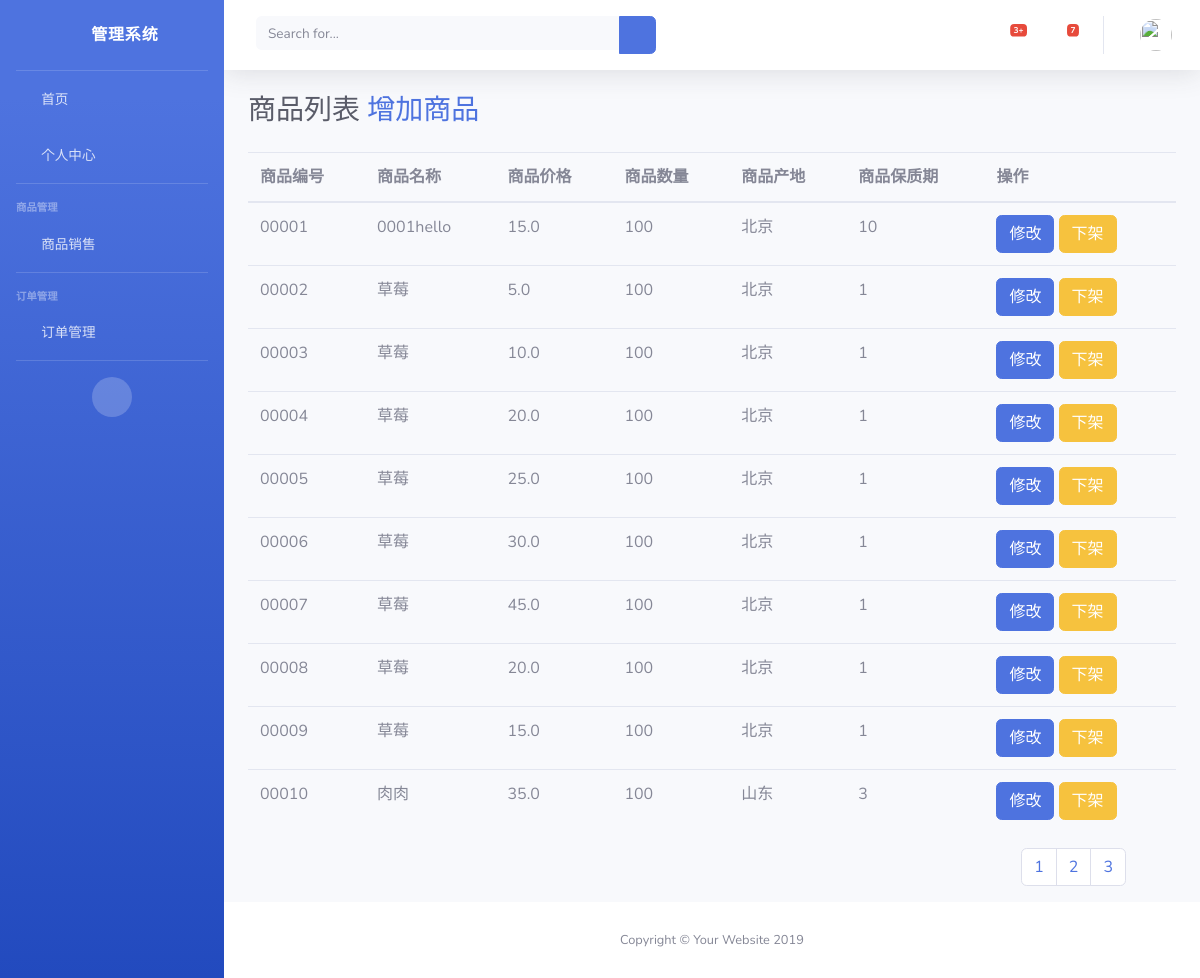
Page /Saller/goods_list/1/1 on the committed database.
### Saller/models.py (models this page shows)
class Goods(models.Model):
    goods_number = models.CharField(max_length=11,verbose_name="商品编号")
    goods_name = models.CharField(max_length=32,verbose_name="商品的名字")
    goods_price = models.FloatField(verbose_name="价格")
    goods_count = models.IntegerField(verbose_name="数量")
    goods_location = models.CharField(max_length=254,verbose_name="产地")
    goods_safe_date = models.IntegerField(verbose_name="保质期")
    goods_status = models.IntegerField(verbose_name="状态")  ## 0 代表下架  1 代表在售
    goods_pro_time = models.DateField(auto_now=True,verbose_name="生产日期")
    picture = models.ImageField(upload_to="images")   ## 商品图片
    goods_description = models.TextField(default="好好。。。。。")
    goods_type = models.ForeignKey(to=GoodsType,on_delete=models.CASCADE,default=1)
    goods_store = models.ForeignKey(to=LoginUser,on_delete=models.CASCADE,default=1)
    objects = MyGoodsFilter()

### Saller/views.py (the view)
# urls.py: path("goods_list/",goods_list),
def goods_list(request,status,page=1):
    page = int(page)
    if status == "0":
        goods_obj = Goods.objects.filter(goods_status = 0).order_by('goods_number')
    else:
        goods_obj = Goods.objects.filter(goods_status = 1).order_by('goods_number')
    goods_all = Paginator(goods_obj,10)
    goods_list = goods_all.page(page)  ##
    return render(request,"saller/goods_list.html",locals())

### Saller/templates/saller/goods_list.html (shortened to what this page needs)
{% extends "saller/base.html" %}
{% block label %}
    商品列表
    <a href="/Saller/goods_add/">增加商品</a>
{% endblock %}
{% block content %}
    <table class="table">
        <thead>
        <tr>
            <th>商品编号</th>
            <th>商品名称</th>
            <th>商品价格</th>
            <th>商品数量</th>
            <th>商品产地</th>
            <th>商品保质期</th>
            <th>操作</th>
        </tr>
        </thead>
        <tbody>
        {% for one in goods_list %}
            <tr>
                <td>{{ one.goods_number }}</td>
                <td>{{ one.goods_name }}</td>
                <td>{{ one.goods_price }}</td>
                <td>{{ one.goods_count }}</td>
                <td>{{ one.goods_location }}</td>
                <td>{{ one.goods_safe_date }}</td>
                <td>
                    <button class="btn btn-primary">修改</button>
                    {% if one.goods_status == 1 %}
                        <a href="/Saller/goods_status/down/{{ one.id }}" type="button" class="btn btn-warning">下架</a>
                    {% else %}
                        <a href="/Saller/goods_status/up/{{ one.id }}" type="button" class="btn btn-warning">上架</a>
                    {% endif %}
                </td>
            </tr>
        {% endfor %}
        </tbody>
    </table>
    <ul style="float:right; margin-right: 50px" class="pagination">
        {% for one in goods_all.page_range %}
            <li class="paginate_button page-item previous">
                {% if status == "1" %}
                    <a href="/goods_list/1/{{ one }}" class="page-link">{{ one }}</a>
                {% else %}
                    <a href="/goods_list/0/{{ one }}" class="page-link">{{ one }}</a>
                {% endif %}
            </li>
        {% endfor %}
    </ul>
{% endblock %}

### rows in the picture
Goods: goods_number "00001", goods_name "0001hello", goods_price "15.0", goods_count "100", goods_location "北京", goods_safe_date "10"
Goods: goods_number "00002", goods_name "草莓", goods_price "5.0", goods_count "100", goods_location "北京", goods_safe_date "1"
Goods: goods_number "00003", goods_name "草莓", goods_price "10.0", goods_count "100", goods_location "北京", goods_safe_date "1"
Goods: goods_number "00004", goods_name "草莓", goods_price "20.0", goods_count "100", goods_location "北京", goods_safe_date "1"
Goods: goods_number "00005", goods_name "草莓", goods_price "25.0", goods_count "100", goods_location "北京", goods_safe_date "1"
Goods: goods_number "00006", goods_name "草莓", goods_price "30.0", goods_count "100", goods_location "北京", goods_safe_date "1"
Goods: goods_number "00007", goods_name "草莓", goods_price "45.0", goods_count "100", goods_location "北京", goods_safe_date "1"
Goods: goods_number "00008", goods_name "草莓", goods_price "20.0", goods_count "100", goods_location "北京", goods_safe_date "1"
Goods: goods_number "00009", goods_name "草莓", goods_price "15.0", goods_count "100", goods_location "北京", goods_safe_date "1"
Goods: goods_number "00010", goods_name "肉肉", goods_price "35.0", goods_count "100", goods_location "山东", goods_safe_date "3"

### other values in the picture
{{ one }} "1" "2" "3"
